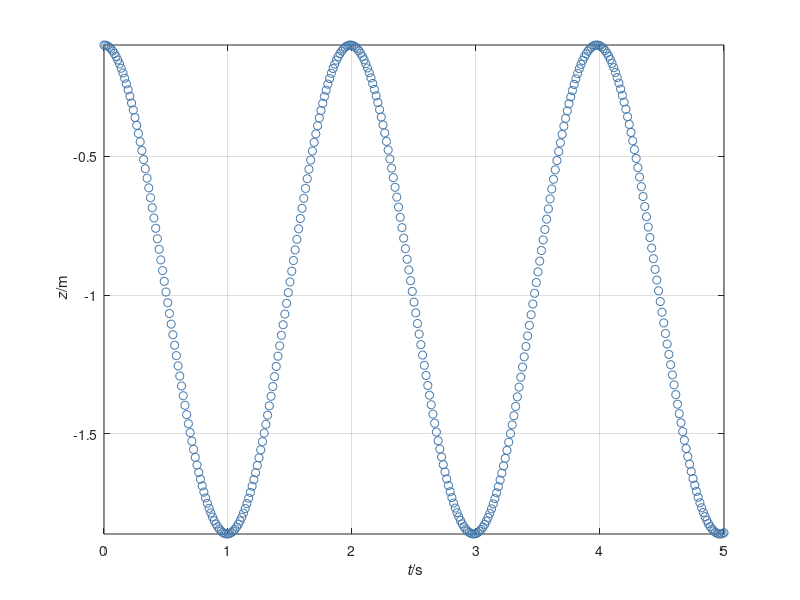

MATLAB code to generate this figure:
%%% Simulation of body and Hookean spring
%% Coordinates (t, z)

%% Constants
m = 20;   % kg: mass object a
g = 9.8;  % N/kg: gravitational acceleration
k = 200;  % N/m: spring constant

%% Initial conditions, state: (z, v)
t = 0;     % s: time
z = -0.1;  % m: position object a
v = 0;     % m/s: velocity object a

%% Boundary conditions
G = -m * g;  % N: gravity supply object a

%% Parameters for time loop
t1 = 5;        % s: final time
dt = 0.00001;  % s: time step %@

%% Plotting
dtplot = t1/360;  % time interval between plots
tplot = dtplot;   % time for next plot
clf
plot(t, z, 'o', 'color', '#4477AA')
xlabel('{\it t}/s'); ylabel('{\it z}/m')
hold on; axis('tight'); xlim([0, t1]); grid on %@

%% Numerical time integration
while t < t1
  %% constitutive relations
  P = m * v;
  F = -k * z;

  %% balance laws
  t = t + dt;
  P = P + (F + G) * dt;
  z = z + v * dt;

  %% constitutive relations: new state variables
  v = P / m; %@

  %% plot
  if t > tplot
    plot(t, z, 'o', 'color', '#4477AA')
    pause(0)
    tplot = tplot + dtplot;
  end %@
end
